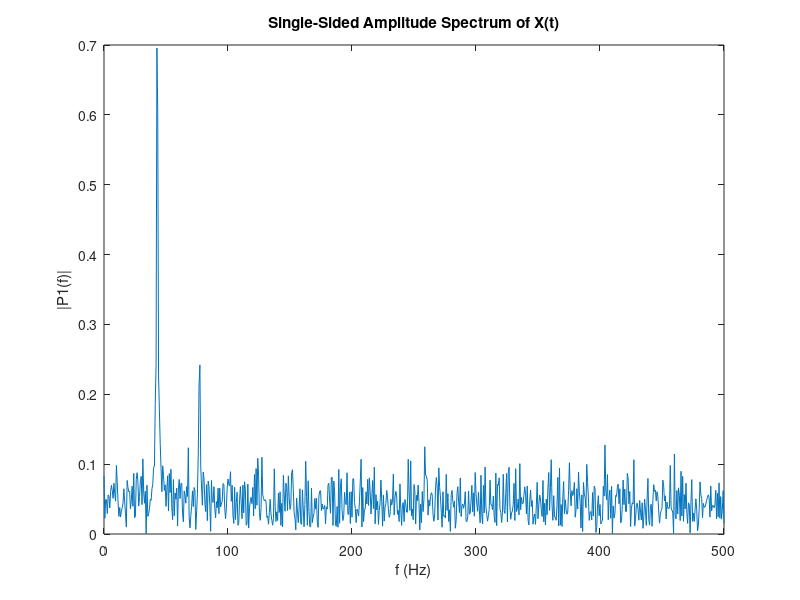

MATLAB code for this plot:
Fs = 1000;            % Sampling frequency                    
T = 1/Fs;             % Sampling period       
L = 1500;             % Length of signal
t = (0:L-1)*T;        % Time vector

% TODO: Form a signal containing a 77 Hz sinusoid of amplitude 0.7 and a 43Hz sinusoid of amplitude 2.
signal = .7*sin(2*pi*77*t) + 2*sin(2*pi*43*t);

% Corrupt the signal with noise 
X = signal + 2*randn(size(t));

% Plot the noisy signal in the time domain. It is difficult to identify the frequency components by looking at the signal X(t). 
plot(1000*t(1:50) ,X(1:50))
title('Signal Corrupted with Zero-Mean Random Noise')
xlabel('t (milliseconds)')
ylabel('X(t)')

% TODO : Compute the Fourier transform of the signal. 
signal_fft = abs(fft(X)/L);

% TODO : Compute the two-sided spectrum P2. Then compute the single-sided spectrum P1 based on P2 and the even-valued signal length L.
P1  = signal_fft(1:L/2+1) ;      

% Plotting
f = Fs*(0:(L/2))/L;
plot(f,P1) 
title('Single-Sided Amplitude Spectrum of X(t)')
xlabel('f (Hz)')
ylabel('|P1(f)|')
